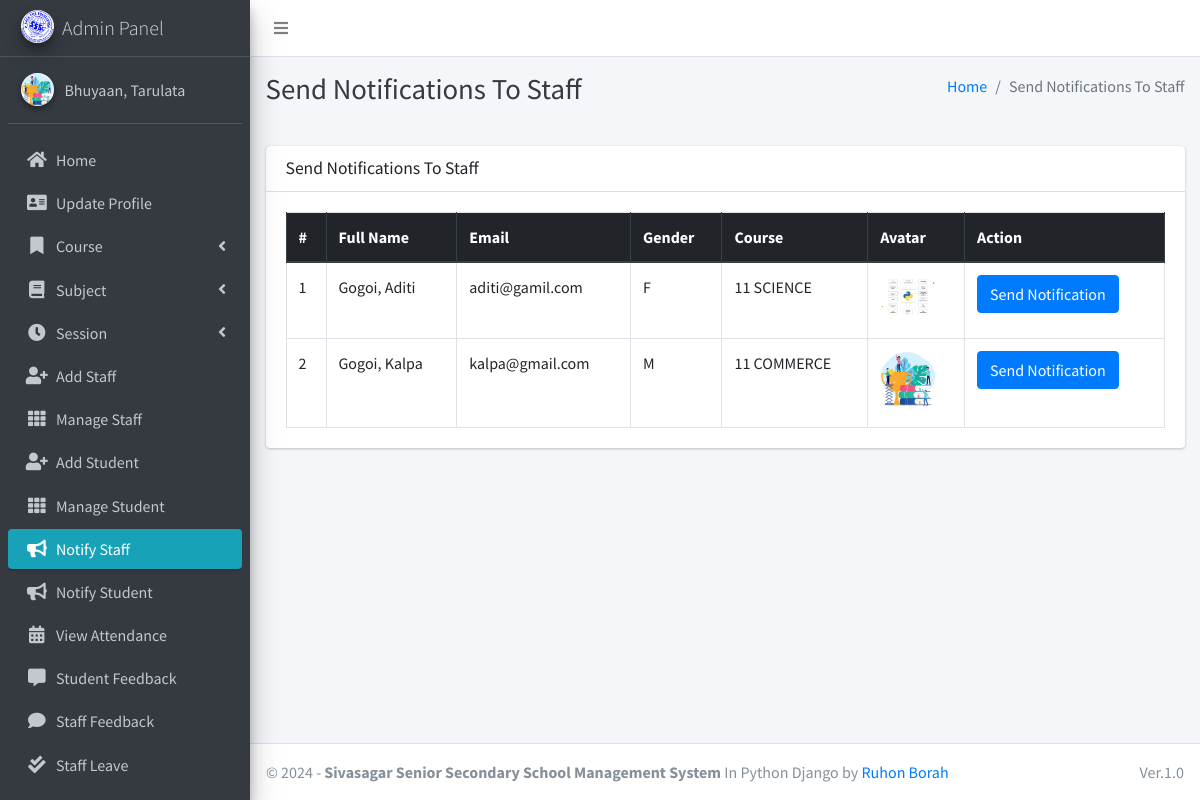
The page /admin_notify_staff (signed in) on the database its author committed.
### main_app/models.py (models this page shows, shortened)
class CustomUser(AbstractUser):
    USER_TYPE = ((1, "HOD"), (2, "Staff"), (3, "Student"))
    GENDER = [("M", "Male"), ("F", "Female")]
    username = None  # Removed username, using email instead
    email = models.EmailField(unique=True)
    user_type = models.CharField(default=1, choices=USER_TYPE, max_length=1)
    gender = models.CharField(max_length=1, choices=GENDER)
    profile_pic = models.ImageField()
    address = models.TextField()
    fcm_token = models.TextField(default="")  # For firebase notifications
    created_at = models.DateTimeField(auto_now_add=True)
    updated_at = models.DateTimeField(auto_now=True)
    USERNAME_FIELD = "email"
    REQUIRED_FIELDS = []
    objects = CustomUserManager()
    def __str__(self):
        return self.last_name + ", " + self.first_name

class Staff(models.Model):
    course = models.ForeignKey(Course, on_delete=models.DO_NOTHING, null=True, blank=False)
    admin = models.OneToOneField(CustomUser, on_delete=models.CASCADE)

class Course(models.Model):
    name = models.CharField(max_length=120)
    created_at = models.DateTimeField(auto_now_add=True)
    updated_at = models.DateTimeField(auto_now=True)

### main_app/hod_views.py (the view)
# urls.py: path("admin_notify_staff", hod_views.admin_notify_staff,
def admin_notify_staff(request):
    staff = CustomUser.objects.filter(user_type=2)
    context = {
        'page_title': "Send Notifications To Staff",
        'allStaff': staff
    }
    return render(request, "hod_template/staff_notification.html", context)

### main_app/templates/hod_template/staff_notification.html (shortened to what this page needs)
{% extends 'main_app/base.html' %}
{% load static %}
{% block page_title %}{{page_title}}{% endblock page_title %}
{% block content %}
<section class="content">
    <div class="container-fluid">
        <div class="row">
            <div class="col-md-12">
                <div class="card">
                    <div class="card-header">
                        <h3 class="card-title">{{page_title}}</h3>
                    </div>
                    <div class="card-body">
                        <table id="example2" class="table table-bordered table-hover">
                            <thead class="thead-dark">
                                <tr>
                                    <th>#</th>
                                    <th>Full Name</th>
                                    <th>Email</th>
                                    <th>Gender</th>
                                    <th>Course</th>
                                    <th>Avatar</th>
                                    <th>Action</th>
                                </tr>
                            </thead>
                            <tbody>
                                {% for staff in allStaff %}
                                <tr>
                                    <td>{{ forloop.counter }}</td>
                                    <td>{{staff.last_name}}, {{staff.first_name}}</td>
                                    <td>{{staff.email}}</td>
                                    <td>{{staff.gender}}</td>
                                    <td>{{staff.staff.course.name}}</td>
                                    <td>
                                        {% if staff.profile_pic == ""  %}
                                        No Image
                                        {% else %}
                                        <img class="img img-fluid mb-2" height="56" width="56"
                                            src="{{staff.profile_pic}}" alt="">
                                        {% endif %}
                                    </td>
                                    <td><button data-toggle = "modal" data-target = "#myModal"class="btn btn-primary show_notification" value="{{staff.id}}">Send Notification</button>
                                    </td>
                                </tr>
                                {% endfor %}
                            </tbody>
                        </table>
                    </div>
                </div>
            </div>
        </div>
    </div>
</section>
{% endblock content %}

### main_app/templates/main_app/sidebar_template.html (shortened to what this page needs)
{% load static %}
<aside class="main-sidebar sidebar-dark-info elevation-4">
    {% if request.user.user_type == '1' %}
    <a href="{% url 'admin_home' %}" class="brand-link">
        <img src="{% static 'dist/img/AdminLTELogo.png' %} " alt="AdminLTE Logo"
            class="brand-image img-circle elevation-3" align="center">
        <span class="brand-text font-weight-light">Admin Panel</span>
    </a>
    <div class="sidebar">
        <div class="user-panel mt-3 pb-3 mb-3 d-flex">
            <div class="image">
                <img src="{{ request.user.profile_pic}}" class="img-circle elevation-2" alt="User Image">
            </div>
            <div class="info">
                <a href="#" class="d-block">{{user}}</a>
            </div>
        </div>
        <nav class="mt-2">
            <ul class="nav nav-pills nav-sidebar flex-column" data-widget="treeview" role="menu" data-accordion="false">
                <li class="nav-item">
                    {% url 'admin_home' as admin_home %}
                    <a href="{{admin_home}}" class="nav-link {% if admin_home == request.path %} active {% endif %}">
                        <i class="nav-icon fas fa-home"></i>
                        <p>
                            Home
                        </p>
                    </a>
                </li>
                <li class="nav-item">
                    {% url 'admin_view_profile' as admin_view_profile %}
                    <a href="{{admin_view_profile}}"
                        class="nav-link {% if admin_view_profile == request.path %} active {% endif %}">
                        <i class="nav-icon fas fa-address-card"></i>
                        <p>
                            Update Profile
                        </p>
                    </a>
                </li>
                <li class="nav-item has-treeview">
                    <a href="#" class="nav-link">
                        <i class="nav-icon fas fa-bookmark"></i>
                        <p>
                            Course
                            <i class="fas fa-angle-left right"></i>
                        </p>
                    </a>
                </li>
                <li class="nav-item has-treeview">
                    <a href="#" class="nav-link">
                        <i class="nav-icon fas fa-book"></i>
                        <p>
                            Subject
                            <i class="fas fa-angle-left right"></i>
                        </p>
                    </a>
                </li>
                <li class="nav-item has-treeview">
                    <a href="#" class="nav-link">
                        <i class="nav-icon fas fa-clock"></i>
                        <p>
                            Session
                            <i class="fas fa-angle-left right"></i>
                        </p>
                    </a>
                </li>
                <li class="nav-item">
                    {% url 'add_staff' as add_staff %}
                    <a href="{{add_staff}}" class="nav-link {% if add_staff == request.path %} active {% endif %}">
                        <i class="nav-icon fas fa-user-plus"></i>
                        <p>
                            Add Staff
                        </p>
                    </a>
                </li>
                <li class="nav-item">
                    {% url 'manage_staff' as manage_staff %}
                    {% url 'edit_staff' staff_id as edit_staff %}
                    <a href="{{manage_staff}}"
                        class="nav-link {% if manage_staff == request.path or request.path == edit_staff %} active {% endif %}">
                        <i class="nav-icon fas fa-th"></i>
                        <p>
                            Manage Staff
                        </p>
                    </a>
                </li>
                <li class="nav-item">
                    {% url 'add_student' as add_student%}
                    <a href="{{add_student}}" class="nav-link  {% if add_student == request.path %} active {% endif %}">
                        <i class="nav-icon fas fa-user-plus"></i>
                        <p>
                            Add Student
                        </p>
                    </a>
                </li>
                <li class="nav-item">
                    {% url 'manage_student' as manage_student %}
                    {% url 'edit_student' student_id as edit_student %}
                    <a href="{{manage_student}}"
                        class="nav-link  {% if edit_student == request.path or manage_student == request.path %} active {% endif %}">
                        <i class="nav-icon fas fa-th"></i>
                        <p>
                            Manage Student
                        </p>
                    </a>
                </li>
                <li class="nav-item">
                    {% url 'admin_notify_staff' as admin_notify_staff %}
                    <a href="{{admin_notify_staff}}"
                        class="nav-link {% if admin_notify_staff == request.path %} active {% endif %}">
                        <i class="nav-icon fas fa-bullhorn"></i>
                        <p>
                            Notify Staff
                        </p>
                    </a>
                </li>
                <li class="nav-item">
                    {% url 'admin_notify_student' as admin_notify_student %}
                    <a href="{{admin_notify_student}}"
                        class="nav-link {% if admin_notify_student == request.path %} active {% endif %}">
                        <i class="nav-icon fas fa-bullhorn"></i>
                        <p>
                            Notify Student
                        </p>
                    </a>
                </li>
                <li class="nav-item">
                    {% url 'admin_view_attendance' as admin_view_attendance %}
                <li class="nav-item">
                    <a href="{{admin_view_attendance}}"
                        class="nav-link  {% if admin_view_attendance == request.path %} active {% endif %}">
                        <i class="nav-icon fas fa-calendar-alt"></i>
                        <p>
                            View Attendance
                        </p>
                    </a>
                </li>
                <li class="nav-item">
                    {% url 'student_feedback_message' as student_feedback_message %}
                    <a href="{{ student_feedback_message }}"
                        class="nav-link  {% if student_feedback_message == request.path %} active {% endif %}">
                        <i class="nav-icon fas fa-comment-alt"></i>
                        <p>
                            Student Feedback
                        </p>
                    </a>
                </li>
                <li class="nav-item">
                    {% url 'staff_feedback_message' as staff_feedback_message %}
                    <a href="{{staff_feedback_message}}"
                        class="nav-link   {% if staff_feedback_message == request.path %} active {% endif %}">
                        <i class="nav-icon fas fa-comment"></i>
                        <p>
                            Staff Feedback
                        </p>
                    </a>
                </li>
                <li class="nav-item">
                    {% url 'view_staff_leave' as view_staff_leave %}
                    <a href="{{view_staff_leave}}"
                        class="nav-link  {% if view_staff_leave == request.path %} active {% endif %}">
                        <i class="nav-icon fas fa-check-double"></i>
                        <p>
                            Staff Leave
                        </p>
                    </a>
                </li>
                <li class="nav-item">
                    {% url 'view_student_leave' as view_student_leave %}
                    <a href="{% url 'view_student_leave' %}"
                        class="nav-link  {% if view_student_leave == request.path %} active {% endif %}">
                    </a>
                </li>
                                        {% endif %}
                                    </ul>
                                </nav>
                            </div>
</aside>

### rows shown on the page
CustomUser: user.profile_pic (picture), last_name+first_name "Bhuyaan, Tarulata"
CustomUser: last_name "Gogoi", first_name "Aditi", email "aditi@gamil.com", gender "F", staff.course.name "11 SCIENCE", profile_pic (picture)
CustomUser: last_name "Gogoi", first_name "Kalpa", email "kalpa@gmail.com", gender "M", staff.course.name "11 COMMERCE", profile_pic (picture)

### other values the page prints
{{ page_title }} "Send Notifications To Staff"
